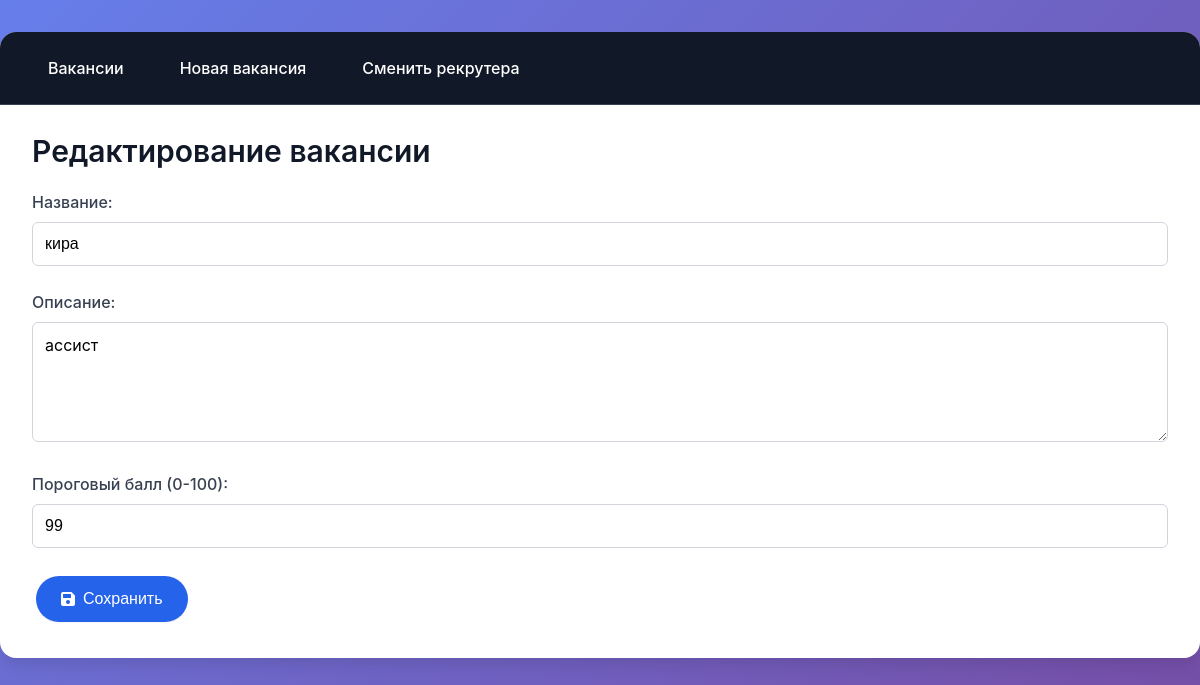
Screenshot of /jobs/759da0c6-422b-4575-96a9-5e5ef9bba989/edit with the database file from the repository.
### database.py (models this page shows)
class Job(Base):
    __tablename__ = "jobs"
    id = Column(String, primary_key=True, index=True)
    title = Column(String, nullable=False)
    description = Column(Text, nullable=False)
    threshold_score = Column(Integer, nullable=False)
    requirements_json = Column(JSON, default={})
    created_at = Column(DateTime, default=datetime.datetime.utcnow)
    updated_at = Column(DateTime, default=datetime.datetime.utcnow, onupdate=datetime.datetime.utcnow)
    recruiter_id = Column(String, nullable=False)

### app.py (the view)
@app.get("/jobs/{job_id}/edit", response_class=HTMLResponse)
async def edit_job_page(request: Request, job_id: str, db: AsyncSession = Depends(get_db)):
    result = await db.execute(
        select(Job).where(Job.id == job_id)
    )
    job = result.scalar_one_or_none()
    if not job:
        raise HTTPException(status_code=404, detail="Job not found")
    job_dict = {
        "id": job.id,
        "title": job.title,
        "description": job.description,
        "threshold_score": job.threshold_score,
        "requirements_json": job.requirements_json,
        "created_at": job.created_at.isoformat(),
        "updated_at": job.updated_at.isoformat(),
        "recruiter_id": job.recruiter_id
    }
    return templates.TemplateResponse("job_form.html", {"request": request, "job": job_dict})

### templates/job_form.html (shortened to what this page needs)
{% extends "base.html" %}
{% block content %}
<h1>{{ "Редактирование вакансии" if job else "Новая вакансия" }}</h1>
<form id="jobForm">
    <div>
        <label>Название:</label>
        <input type="text" id="title" value="{{ job.title if job else '' }}" required>
    </div>
    <div>
        <label>Описание:</label>
        <textarea id="description" required>{{ job.description if job else '' }}</textarea>
    </div>
    <div>
        <label>Пороговый балл (0-100):</label>
        <input type="number" id="threshold_score" min="0" max="100" value="{{ job.threshold_score if job else 70 }}" required>
    </div>
    <button type="submit" class="btn btn-lg"><i class="fas fa-save"></i> Сохранить</button>
</form>
{% endblock %}

### static/style.css (style rules this page uses)
:root { --primary: #2563eb; --primary-dark: #1d4ed8; --danger: #dc2626; --danger-dark: #b91c1c; --gray-50: #f9fafb; --gray-100: #f3f4f6; --gray-200: #e5e7eb; --gray-300: #d1d5db; --gray-600: #4b5563; --gray-700: #374151; --gray-800: #1f2937; --gray-900: #111827; --shadow-sm: 0 1px 2px 0 rgb(0 0 0 / 0.05); --shadow-md: 0 4px 6px -1px rgb(0 0 0 / 0.1); --shadow-lg: 0 10px 15px -3px rgb(0 0 0 / 0.1); --radius: 0.375rem; }
* { margin: 0; padding: 0; box-sizing: border-box; }
body { font-family: -apple-system, BlinkMacSystemFont, 'Segoe UI', Roboto, Oxygen, Ubuntu, Cantarell, sans-serif; background: linear-gradient(135deg, #667eea 0%, #764ba2 100%); min-height: 100vh; color: var(--gray-800); line-height: 1.5; }
h1 { font-size: 1.875rem; font-weight: 600; color: var(--gray-900); padding: 1.5rem 2rem 0; margin-bottom: 1rem; }
.btn { display: inline-flex; align-items: center; justify-content: center; gap: 0.5rem; padding: 0.6rem 1.2rem; font-size: 0.9rem; font-weight: 500; color: white; background: var(--primary); border: none; border-radius: 2rem; cursor: pointer; text-decoration: none; transition: all 0.2s ease; box-shadow: var(--shadow-sm); margin: 0.25rem; border: 1px solid transparent; }
.btn-lg { padding: 0.8rem 1.5rem; font-size: 1rem; }
form { padding: 0 2rem 2rem; }
form div { margin-bottom: 1.5rem; }
label { display: block; margin-bottom: 0.5rem; font-weight: 500; color: var(--gray-700); }
input[type="text"], input[type="number"], textarea, select { width: 100%; padding: 0.75rem; border: 1px solid var(--gray-300); border-radius: var(--radius); font-size: 1rem; transition: border-color 0.2s, box-shadow 0.2s; }
textarea { min-height: 120px; font-family: inherit; }

### rows the page displays
Job: title "кира", description "ассист", threshold_score "99"

### other values shown
{{ "Редактирование вакансии" if job else "Новая вакансия" }} "Редактирование вакансии"
